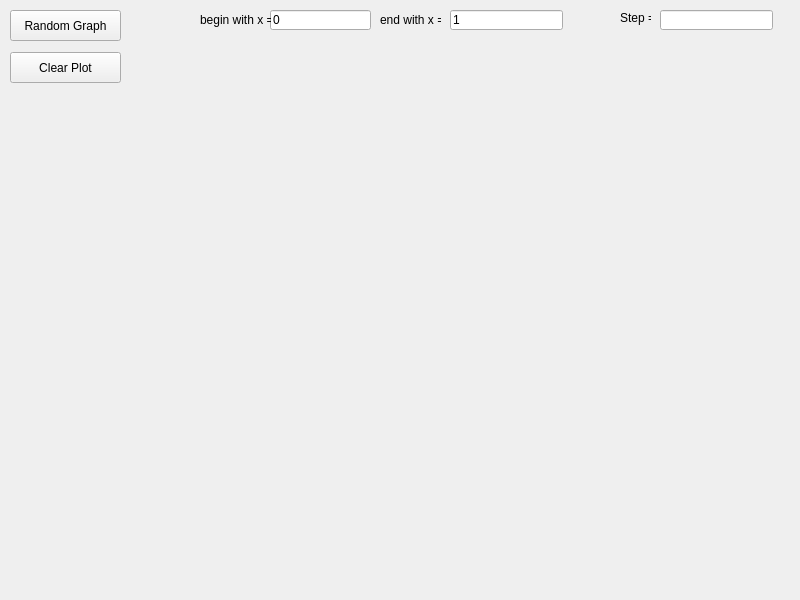
<?xml version="1.0" encoding="UTF-8"?>
<ui version="4.0">
 <class>MainWindow</class>
 <widget class="QMainWindow" name="MainWindow">
  <property name="geometry">
   <rect>
    <x>0</x>
    <y>0</y>
    <width>800</width>
    <height>600</height>
   </rect>
  </property>
  <property name="windowTitle">
   <string>MainWindow</string>
  </property>
  <widget class="QWidget" name="centralwidget">
   <widget class="QPushButton" name="randomButton">
    <property name="geometry">
     <rect>
      <x>10</x>
      <y>10</y>
      <width>111</width>
      <height>31</height>
     </rect>
    </property>
    <property name="text">
     <string>Random Graph</string>
    </property>
   </widget>
   <widget class="QPushButton" name="clearButton">
    <property name="geometry">
     <rect>
      <x>10</x>
      <y>52</y>
      <width>111</width>
      <height>31</height>
     </rect>
    </property>
    <property name="text">
     <string>Clear Plot</string>
    </property>
   </widget>
   <widget class="QLineEdit" name="startXInput">
    <property name="geometry">
     <rect>
      <x>270</x>
      <y>10</y>
      <width>101</width>
      <height>20</height>
     </rect>
    </property>
    <property name="text">
     <string>0</string>
    </property>
   </widget>
   <widget class="QLabel" name="label">
    <property name="geometry">
     <rect>
      <x>200</x>
      <y>10</y>
      <width>71</width>
      <height>20</height>
     </rect>
    </property>
    <property name="text">
     <string>begin with x = </string>
    </property>
   </widget>
   <widget class="QLineEdit" name="endXInput">
    <property name="geometry">
     <rect>
      <x>450</x>
      <y>10</y>
      <width>113</width>
      <height>20</height>
     </rect>
    </property>
    <property name="text">
     <string>1</string>
    </property>
   </widget>
   <widget class="QLabel" name="label_2">
    <property name="geometry">
     <rect>
      <x>380</x>
      <y>10</y>
      <width>61</width>
      <height>20</height>
     </rect>
    </property>
    <property name="text">
     <string>end with x =</string>
    </property>
   </widget>
   <widget class="QLabel" name="statusLabel">
    <property name="geometry">
     <rect>
      <x>200</x>
      <y>560</y>
      <width>541</width>
      <height>21</height>
     </rect>
    </property>
    <property name="text">
     <string/>
    </property>
   </widget>
   <widget class="QLineEdit" name="stepInput">
    <property name="geometry">
     <rect>
      <x>660</x>
      <y>10</y>
      <width>113</width>
      <height>20</height>
     </rect>
    </property>
   </widget>
   <widget class="QLabel" name="label_3">
    <property name="geometry">
     <rect>
      <x>620</x>
      <y>10</y>
      <width>31</width>
      <height>16</height>
     </rect>
    </property>
    <property name="text">
     <string>Step =</string>
    </property>
   </widget>
  </widget>
 </widget>
 <resources/>
 <connections/>
</ui>
